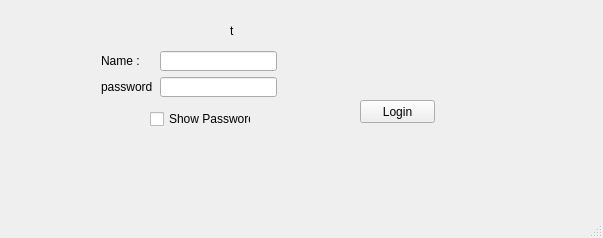
<?xml version="1.0" encoding="UTF-8"?>
<ui version="4.0">
 <class>Login</class>
 <widget class="QMainWindow" name="Login">
  <property name="geometry">
   <rect>
    <x>0</x>
    <y>0</y>
    <width>603</width>
    <height>238</height>
   </rect>
  </property>
  <property name="windowTitle">
   <string>Login</string>
  </property>
  <widget class="QWidget" name="centralwidget">
   <widget class="QLineEdit" name="lineEdit_2">
    <property name="geometry">
     <rect>
      <x>160</x>
      <y>77</y>
      <width>117</width>
      <height>20</height>
     </rect>
    </property>
    <property name="echoMode">
     <enum>QLineEdit::Password</enum>
    </property>
   </widget>
   <widget class="QLineEdit" name="lineEdit">
    <property name="geometry">
     <rect>
      <x>160</x>
      <y>51</y>
      <width>117</width>
      <height>20</height>
     </rect>
    </property>
   </widget>
   <widget class="QLabel" name="label_2">
    <property name="geometry">
     <rect>
      <x>101</x>
      <y>77</y>
      <width>53</width>
      <height>20</height>
     </rect>
    </property>
    <property name="text">
     <string>password :</string>
    </property>
   </widget>
   <widget class="QLabel" name="label">
    <property name="geometry">
     <rect>
      <x>101</x>
      <y>51</y>
      <width>53</width>
      <height>20</height>
     </rect>
    </property>
    <property name="text">
     <string>Name :</string>
    </property>
   </widget>
   <widget class="QPushButton" name="pushButton">
    <property name="geometry">
     <rect>
      <x>360</x>
      <y>100</y>
      <width>75</width>
      <height>23</height>
     </rect>
    </property>
    <property name="text">
     <string>Login</string>
    </property>
   </widget>
   <widget class="QCheckBox" name="checkBox">
    <property name="geometry">
     <rect>
      <x>150</x>
      <y>110</y>
      <width>101</width>
      <height>18</height>
     </rect>
    </property>
    <property name="text">
     <string>Show Password</string>
    </property>
   </widget>
   <widget class="QLabel" name="time">
    <property name="geometry">
     <rect>
      <x>230</x>
      <y>20</y>
      <width>71</width>
      <height>21</height>
     </rect>
    </property>
    <property name="text">
     <string>t</string>
    </property>
   </widget>
  </widget>
  <widget class="QMenuBar" name="menubar">
   <property name="geometry">
    <rect>
     <x>0</x>
     <y>0</y>
     <width>603</width>
     <height>22</height>
    </rect>
   </property>
  </widget>
  <widget class="QStatusBar" name="statusbar"/>
 </widget>
 <resources/>
 <connections/>
</ui>
